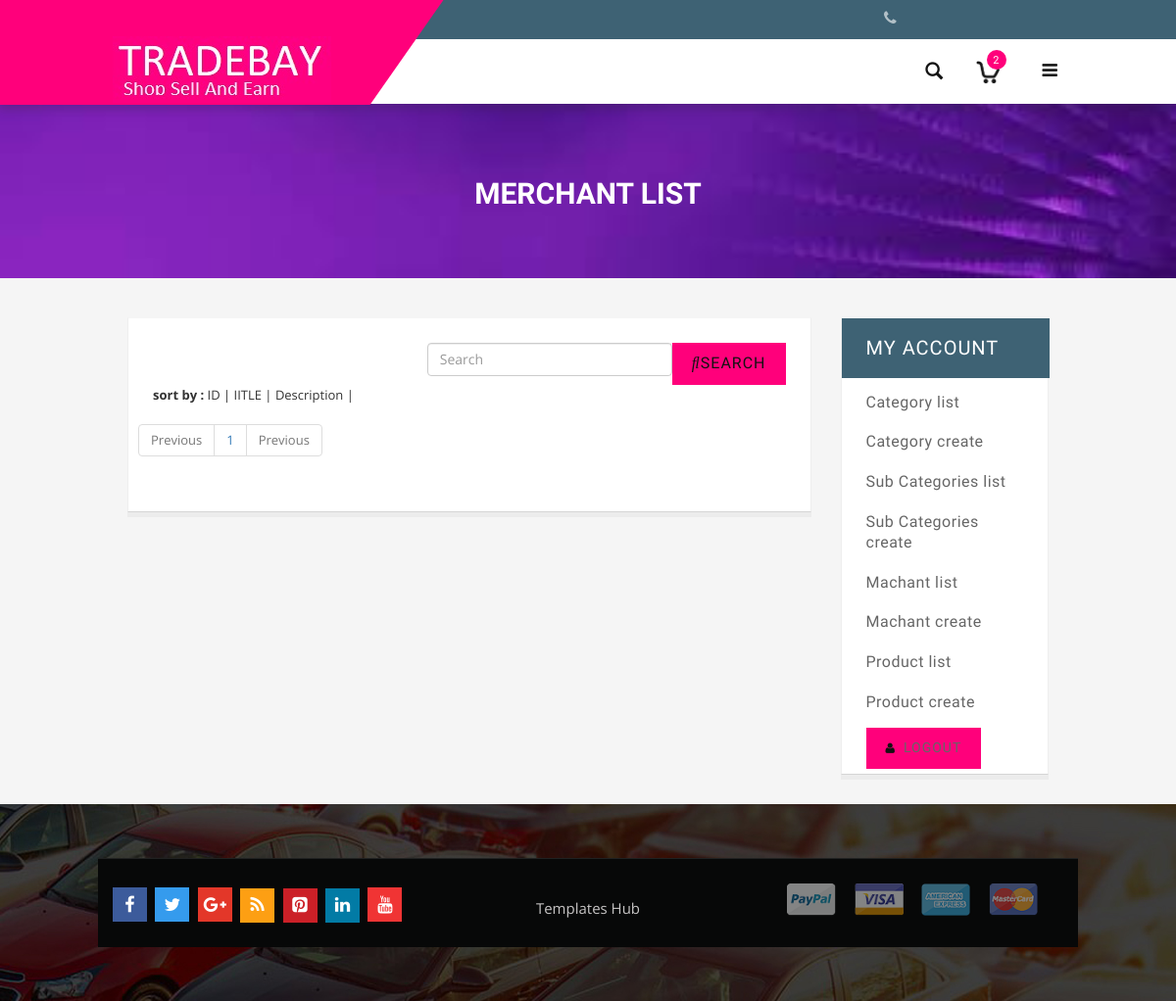
Page /admin_dashboard/merchant_list on the earlier database version.
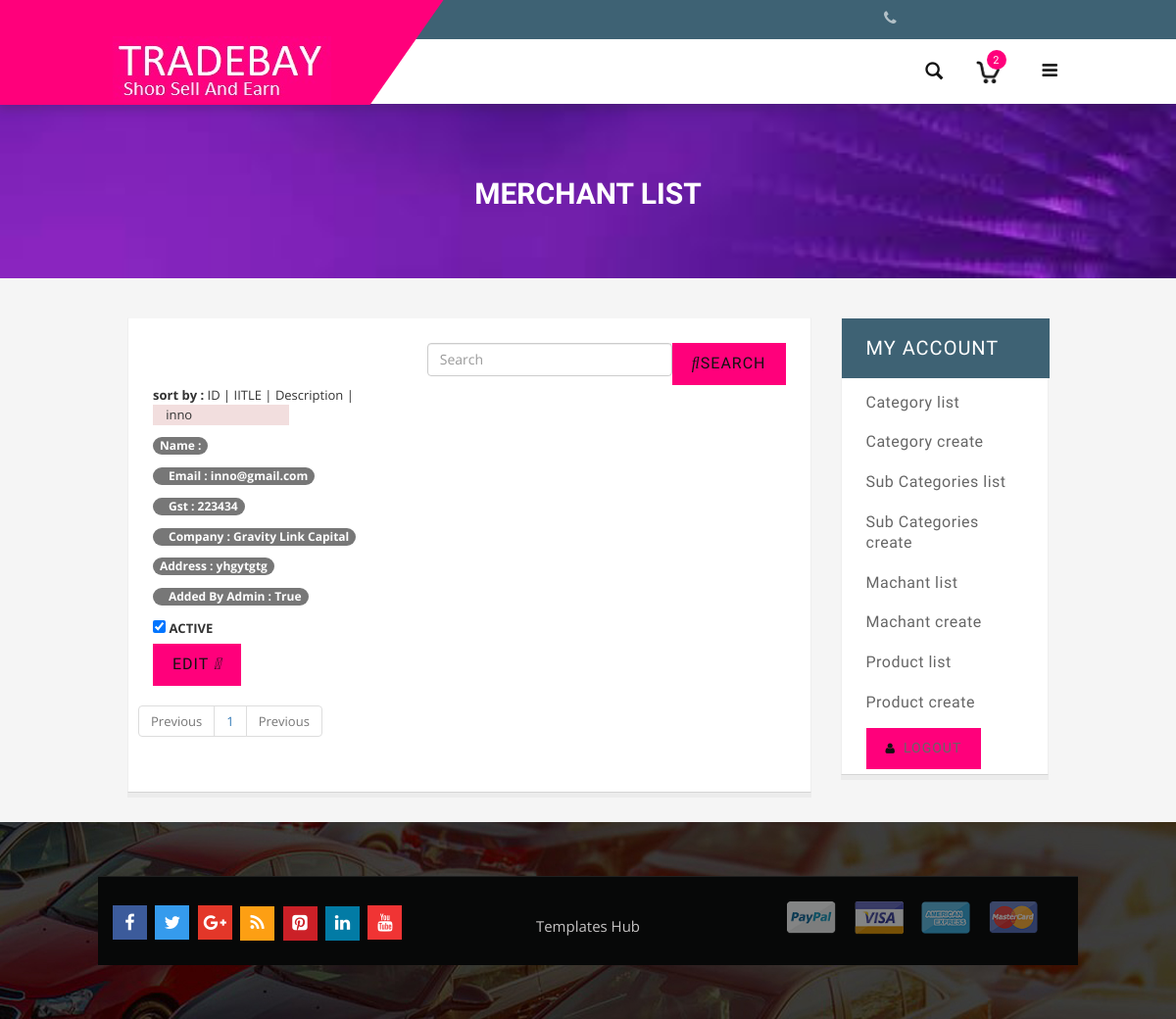
Same page on the later database version.
### Djangoecormeceapp/models.py (models this page shows, shortened)
class MerchantUser(models.Model):
    profile_pic = models.FileField(default="")
    auth_user_id =models.OneToOneField(CustomUser,on_delete=models.CASCADE)
    company_name = models.CharField(max_length=255)
    gst_details = models.CharField(max_length=255)
    address = models.TextField()
    is_added_by_admin = models.BooleanField(default=False)
    created_at = models.DateTimeField(auto_now_add=True)

class CustomUser(AbstractUser):
    user_type_choices = ((1, "Admin"), (2,"Staff"), (3,"Merchant"), (4,"Customer"), (5,"Afilliate"))
    user_type = models.CharField(max_length=255,choices=user_type_choices, default=1)

### Djangoecormeceapp/AdminView.py (the view)
# urls.py: path('merchant_list',AdminView.MerchantUserListView.as_view(),name="merchant_list"),
class MerchantUserListView(ListView):
    model = MerchantUser
    template_name = "admintemplates/merchant_list.html"
    paginate_by=8
    def get_queryset(self):
        filter_val = self.request.GET.get("filter","")
        order_by=self.request.GET.get("orderby","id")
        if filter_val !="":
            cat=MerchantUser.objects.filter(Q(title__contains=filter_val) |  Q(description__contains=filter_val)).order_by(order_by)
        else:
            cat=MerchantUser.objects.all().order_by(order_by)
        return cat
    def get_context_data(self, **kwargs):
        context=super(MerchantUserListView,self).get_context_data(**kwargs)
        context["filter"]=self.request.GET.get("filter","")
        context["orderby"]=self.request.GET.get("orderby","")
        context["all_table_fields"]=MerchantUser._meta.get_fields()
        return context

### Djangoecormeceapp/context_processor.py (called while the page is built)
def product_listing(request):
    productCategory = request.GET.get('productCategory')
    if productCategory == None:
        products = Products.objects.all()
    else:
        products = Products.objects.filter(subcategories_id__title=productCategory)
    productCategories = SubCategories.objects.all()
    page_num = request.GET.get('page', 1)
    p = Paginator(products, 7)
    try:
        page = p.page(page_num)
    except EmptyPage:
	    page = p.page(1)
    context = {	'products':page ,
				'productCategories':productCategories,
                'title':'Tradebay Online shopping  Phones ||  TVS  ||',
                'description': 'description'
				}
    return context

### accomo/context_processor.py (called while the page is built)
def Property_listings(request):
	propertyCategory = request.GET.get('propertyCategory')
	if propertyCategory == None:
		property = Property.objects.all()
	else:
		property = Property.objects.filter(category__name=propertyCategory)
	propertyCategories = Category.objects.all()
	page_num = request.GET.get('page', 1)
	p = Paginator(property, 10)
	try:
		page = p.page(page_num)
	except EmptyPage:
		page = p.page(1)
	context = {	'property':page ,
				'propertyCategories':propertyCategories,
				}
	return context

### Djangoecormeceapp/templates/admintemplates/merchant_list.html (shortened to what the changed rows need)
{% extends 'admintemplates/basee.html' %}
{% load static %}
  {% block header %}
  <div class="page-heading">
    <div class="container">
      <div class="row">
        <div class="col-xs-12">
        <div class="page-title">
             <h2> MERCHANT LIST</h2>
               </div>
        </div>
      </div>
    </div>
  </div>
  {% endblock header %}
{% block page_content %}
<div class="main-content">
  <section class="section">
<div class="row">
{%  for merchantuser in merchantuser_list %}
    <div class="col-12 col-sm-6 col-md-6 col-lg-3">
        <article class="article article-style-b">
          <div class="article-header">
            <div class="article-badge">
              <div class="article-badge-item bg-danger"><i class="fas fa-fire"></i> {{ merchantuser.auth_user_id.username }}</div>
            </div>
          </div>
          <div class="article-details">
            <p class="no-margin"><span class="badge badge-warning">Name :  {{ merchantuser.auth_user_id.first_name }} </span></p>
            <p class="no-margin"><span class="badge badge-info"><i class="fas fa-envelope-o" ></i>Email :  {{ merchantuser.auth_user_id.email }} </span> </p>
            <p class="no-margin"><span class="badge badge-primary"><i class="fas fa-file-o" ></i>Gst :  {{ merchantuser.gst_details }} </span> </p>
            <p class="no-margin"><span class="badge badge-success"><i class="fas fa-building" ></i>Company :  {{ merchantuser.company_name }} </span> </p>
            <p class="no-margin"><span class="badge badge-primary">Address :  {{ merchantuser.address }} </span> </p>
            <p class="no-margin"><span class="badge badge-primary"><i class="fas fa-lock" ></i>Added By Admin :  {{ merchantuser.is_added_by_admin }} </span> </p>
            <div class="article-cta">
                <label class="custom-switch mt-2" style="float: left;">
                    <input type="checkbox" name="custom-switch-checkbox" class="custom-switch-input" {% if merchantuser.auth_user_id.is_active == 1 %} checked {% endif %}>
                    <span class="custom-switch-description">ACTIVE</span>
                  </label>
            <a href="{% url 'merchant_update' merchantuser.auth_user_id.id %}" class="btn btn-warning">EDIT <i class="fas fa-chevron-right"></i></a>
            </div>
          </div>
        </article>
      </div>
    {%  endfor %}
</div>
<div class="row">
    <div class="card-body">
      <nav aria-label="Page navigation example">
        <ul class="pagination">
          {% for i in paginator.page_range %}
          <li class="page-item"><a class="page-link" href="{%  url 'merchant_list' %}?filter={{ filter }}& orderby = {{ orderby }}&page={{ i }}">{{i }}</a></li>
          {% endfor %}
        </ul>
      </nav>
    </div>
  </div>
</section>
</div>
{% endblock page_content %}

Differences in the rows shown:
added MerchantUser: auth_user_id.username "inno", auth_user_id.email "inno@gmail.com", gst_details "223434", company_name "Gravity Link Capital", address "yhgytgtg", is_added_by_admin "True", auth_user_id_id "☑"
